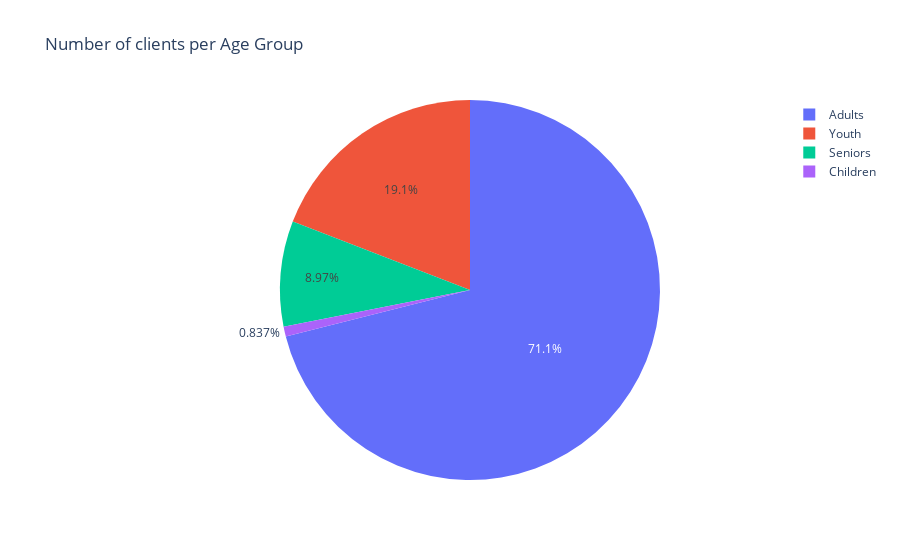

Notebook source saved alongside this figure:
### Markdown cell above
## <b>Visualizations</b>

### Code cell
#Clients per age group
fig = px.pie(base_table, values='client_id', names='age_group', title='Number of clients per Age Group')
fig.show()

### Figure 1 — Plotly figure (JSON) as saved in the notebook; plotly's stock layout.template omitted (floating-point values rounded to 4 significant figures; data arrays with more than 128 entries replaced by an {"elided": "..."} marker saying what was removed)
{"data": [{"domain": {"x": [0, 1], "y": [0, 1]}, "hovertemplate": "age_group=%{label}<br>client_id=%{value}<extra></extra>", "labels": {"elided": "2239 str values"}, "legendgroup": "", "name": "", "showlegend": true, "type": "pie", "values": {"elided": "2239 int values"}}], "layout": {"legend": {"tracegroupgap": 0}, "title": {"text": "Number of clients per Age Group"}}}
